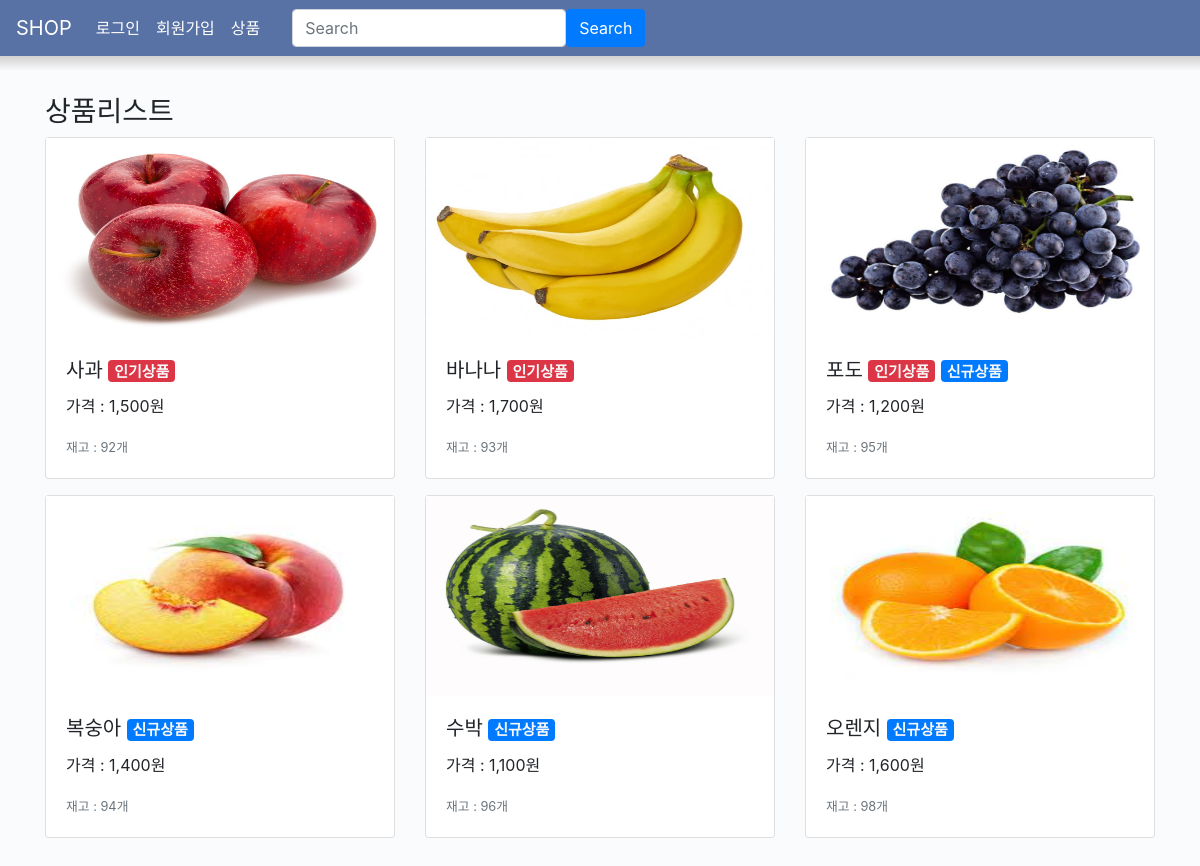
The app's page /product/ with its own data.
### product/models.py (models this page shows, shortened)
class Product(models.Model):
    pro_name = models.CharField('상품명',max_length=200)
    pro_status_choice = (
        ('f','Fruit'),
        ('p', 'Phone'),
        ('c', 'Computer'),
    )
    pro_status = models.CharField('카테고리', null=True, max_length=1, choices=pro_status_choice)
    pro_price = models.IntegerField('가격')
    pro_stock = models.IntegerField('재고수량',default=100)
    pro_img = models.ImageField('상품이미지', upload_to='products/%Y/%m/%d', blank=True)
    pro_desc = models.TextField('상품설명', blank=True)
    pro_hot = models.BooleanField('인기상품', default=False)
    pro_new = models.BooleanField('신규상품', default=False)
    pro_display = models.BooleanField('화면표시', default=True)
    pro_day = models.DateField('등록일', default=timezone.now)
    pro_like = models.IntegerField('좋아요', default=0)
    author = models.ForeignKey(User, on_delete=models.CASCADE)
    class Meta:
        verbose_name_plural = "상품관리"

### product/views.py (the view)
# urls.py: path('', ProdListView.as_view(), name='list'),
class ProdListView(ListView):
    model = Product
    template_name = 'product/list.html'
    def get_context_data(self, *args, **kwargs):
        context = super(ProdListView, self).get_context_data(*args, **kwargs)
        context['search'] = self.request.GET.get('search')
        return context
    def get_queryset(self, *args, **kwargs):
        product_qs = super(ProdListView, self).get_queryset(*args, **kwargs)
        query = self.request.GET.get('search')
        if query :
            product_qs = self.model.objects.filter(Q(pro_name__contains=query))
        return product_qs

### product/templates/product/list.html (shortened to what this page needs)
{% extends 'member/base.html' %}
{% load humanize %}
{% block content %}
<div class="container my-4">
    {% if search %}
    <h3>'{{ search }}' 검색결과</h3>
    {% else %}
    <h3>상품리스트</h3>
    {% endif %}
    <div class="row">
    {% for product in object_list %}
	    <div class="col-4" value="{{product.id}}">
		    <div class="card mb-3">
		        {% if product.pro_img %}
                <img style="height:200px;" class="img-fluid rounded-start" src="{{product.pro_img.url}}">
                {% endif %}
		        <div class="card-body">
		        <h5 class="card-title">
                    {{ product.pro_name }}
                    {% if product.pro_hot == True %}
                    <span class="badge bg-danger text-light">인기상품</span>
                    {% endif %}
                    {% if product.pro_new == True %}
                    <span class="badge bg-primary text-light">신규상품</span>
                    {% endif %}
                </h5>
                <p class="card-text">
                    가격 : {{ product.pro_price|intcomma }}원
                </p>
                <p class="card-text">
                    <small class="text-muted">
                        재고 : {{ product.pro_stock }}개
                    </small>
                </p>
		        </div>
	        </div>
        </div>
    {% endfor %}
    </div>
</div>
{% endblock %}

### member/templates/member/base.html (shortened to what this page needs)
{% load static %}
{% load humanize %}
<!DOCTYPE html>
<html>
<head>
    <link rel="stylesheet" href="https://stackpath.bootstrapcdn.com/bootstrap/4.5.0/css/bootstrap.min.css">
</head>
<body>
    {% include 'member/navbar.html' %}
    <div id="div1">
        {% block content %}
        {% endblock %}
    </div>
</body>
</html>

### member/templates/member/navbar.html (shortened to what this page needs)
<nav style="background-color:#5872A5;" class="navbar navbar-expand-lg navbar-dark">
    <a class="navbar-brand" href="{% url 'home' %}">SHOP</a>
    <div class="collapse navbar-collapse flex-grow-0" id="navbarNav">
        <ul class="navbar-nav">
            {% if user.is_authenticated %}
            <li class="nav-item">
                <span class="navbar-text"> {{user.username}}님이 로그인되었습니다.</span>
            </li>
            <li class="nav-item">
                <a class="nav-link active" aria-current="page" href="{% url 'account_logout' %}">로그아웃</a>
            </li>
            <li class="nav-item">
                <a class="nav-link active" aria-current="page" href="{% url 'cart:list' %}">장바구니</a>
            </li>
            <li class="nav-item">
                <a class="nav-link active" href="{% url 'order:list' %}">주문목록</a>
            </li>
            {% else %}
            <li class="nav-item">
                <a class="nav-link active" href="{% url 'account_login' %}">로그인</a>
            </li>
            <li class="nav-item">
                <a class="nav-link active" href="{% url 'member:signup' %}">회원가입</a>
            </li>
            {% endif %}
            <li class="nav-item">
                <a class="nav-link active" href="{% url 'product:list' %}">상품</a>
            </li>
        </ul>
        <form class="d-flex mx-4" action="{% url 'product:list' %}"method="GET">
            <input class="form-control me-2" type="search" name="search" placeholder="Search" aria-label="Search">
            <button class="btn btn-primary" type="submit">Search</button>
        </form>
    </div>
</nav>

### member/templates/member/base.html (style rules this page uses)
#div1 { background-color: #fafbfc; border: 15px solid; border-image: linear-gradient(to bottom, rgba(195, 195, 195, 0.75) , #fafbfc); border-image-slice: 100% 1 0 ; }

### records on screen
Product: {{ product.id }} 1 (drawn), pro_img (picture), pro_name "사과", pro_hot "인기상품", pro_price "1,500", pro_stock "92"
Product: {{ product.id }} 2 (drawn), pro_img (picture), pro_name "바나나", pro_hot "인기상품", pro_price "1,700", pro_stock "93"
Product: {{ product.id }} 3 (drawn), pro_img (picture), pro_name "포도", pro_hot "인기상품", pro_new "신규상품", pro_price "1,200", pro_stock "95"
Product: {{ product.id }} 4 (drawn), pro_img (picture), pro_name "복숭아", pro_new "신규상품", pro_price "1,400", pro_stock "94"
Product: {{ product.id }} 5 (drawn), pro_img (picture), pro_name "수박", pro_new "신규상품", pro_price "1,100", pro_stock "96"
Product: {{ product.id }} 6 (drawn), pro_img (picture), pro_name "오렌지", pro_new "신규상품", pro_price "1,600", pro_stock "98"
